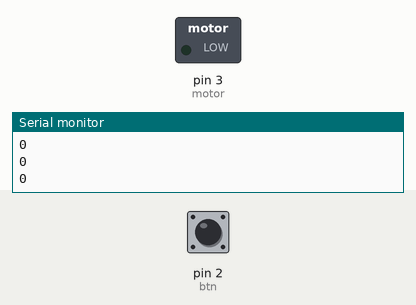
The sketch below on a simulated Arduino Uno, built with avr-gcc and run on an emulated ATmega328P. On the bench: switched loads named in the sketch (green lamp = pin HIGH), the last lines printed to the serial monitor. Inputs (shaded band) come from the test bench; at power-on: pin 2 (btn) LOW.

Above: at 1.2 s.
1.3 s: pin 2 (btn) pulled HIGH for 0.15 s
At 1.37 s:
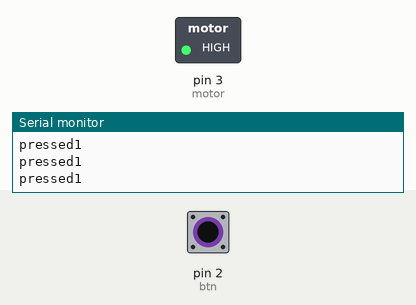
2.9 s: pin 2 (btn) pulled HIGH for 3.2 s
At 6.4 s:
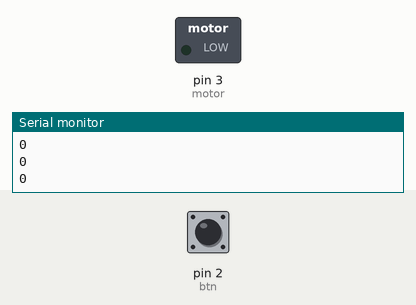
7.6 s: pin 2 (btn) driven HIGH
At 8.6 s:
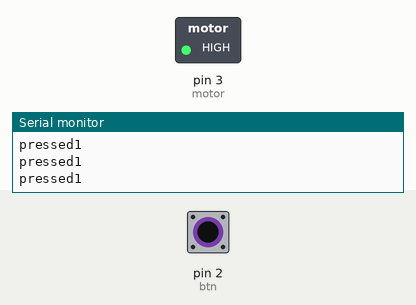
10.6 s: pin 2 (btn) driven LOW
At 10.9 s:
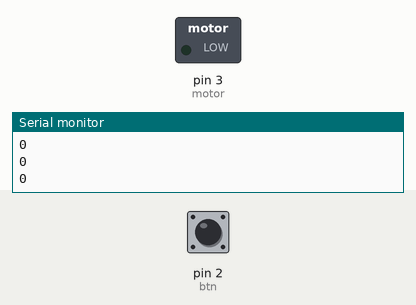
Timing chart, 0 to 13.1 s (numbered marks = the images above; inputs shaded):
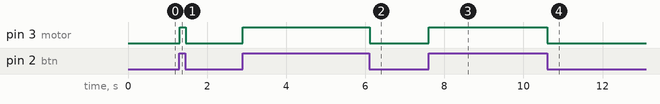

Measured:
- after the input at 1.3 s, pin 3 (motor): LOW → HIGH at once, → LOW 0.15 s later
- after the input at 2.9 s, pin 3 (motor): LOW → HIGH at once, → LOW 3.2 s later
- after the input at 7.6 s, pin 3 (motor): LOW → HIGH at once
- after the input at 10.6 s, pin 3 (motor): HIGH → LOW at once

The sketch:

hapticsConceptPrototype.ino
```cpp
int btn = 2;
int motor = 3;

void setup() {
  pinMode(btn, INPUT);
  Serial.begin(9600);
  pinMode(motor,OUTPUT);

}


void loop() {
  int btnState = digitalRead(btn);
  Serial.println(btnState); // Debugging

  if (btnState == HIGH) {
    analogWrite(motor, 255); // PWM value
    Serial.print("pressed");
  } else {
    analogWrite(motor, 0);
  }

  delay(10);
}
```
